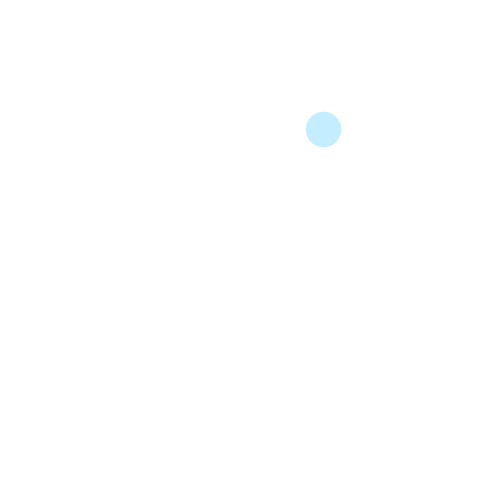
Frame 1 (no input)
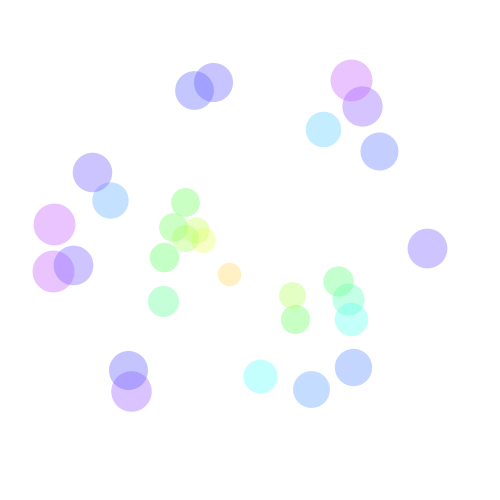
Frame 60 (the mouse pressed at the canvas centre just before this capture)
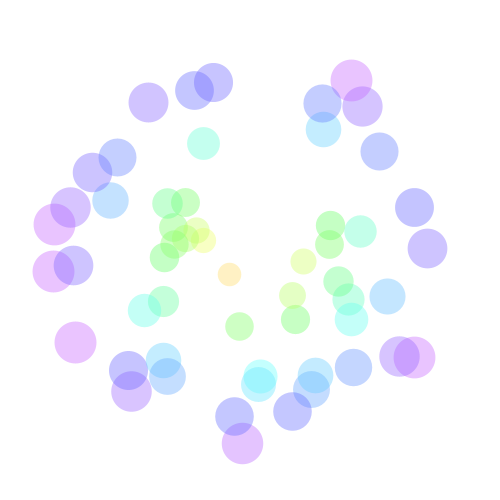
Frame 120 (the mouse held since frame 60 and released just before this capture)

The Processing sketch that drew these frames (run headless with seeded random() and noise(); from frame 60 on, the mouse is pressed at the canvas centre):

// Processing sketch: przyklad13distHSBpiekny
// ── przyklad13distHSBpiekny.pde
float x,y,d;

void setup()
{
  size(500, 500);
  background(255);
  colorMode(HSB);
}
void draw()
{
    x = random(500);
    y = random(500);
    d = dist(x,y,250, 250);
    if( d < 200) 
    {
      stroke(d, 150, 255, 100);
      strokeWeight(20+d/9);
      point(x, y);
    }
}
